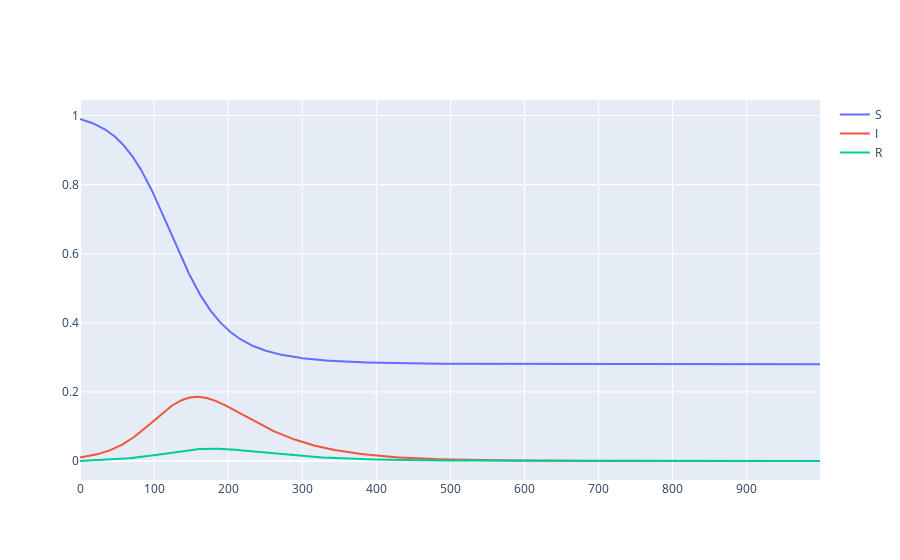

Here is the notebook cell this chart was saved with:
### Code cell
#SIRS model
N0=0.99
NI0=0.01
v=0.3
r=0.5
beta=v*R0
d=0.2
times=1000
dt=0.1
S=[N0]
I=[NI0]
R=[0]

T=range(times)
for i in T:
    S.append(S[i]+(-beta*S[i]*I[i]+r*R[i])*dt)
    I.append(I[i]+(beta*S[i]*I[i]-v*I[i])*dt)
    R.append(R[i]+(v*I[i]-r*R[i]-d*I[i])*dt)

fig=go.Figure()
fig.add_trace(go.Scatter(x=np.array(T),y=S,name='S')) 
fig.add_trace(go.Scatter(x=np.array(T),y=I,name='I')) 
fig.add_trace(go.Scatter(x=np.array(T),y=R,name='R'))

### Figure 1 — Plotly figure (JSON) as saved in the notebook; plotly's stock layout.template omitted (floating-point values rounded to 4 significant figures; data arrays with more than 128 entries replaced by an {"elided": "..."} marker saying what was removed)
{"data": [{"name": "S", "type": "scatter", "x": {"elided": "1000 int values"}, "y": {"elided": "1001 float values"}}, {"name": "I", "type": "scatter", "x": {"elided": "1000 int values"}, "y": {"elided": "1001 float values"}}, {"name": "R", "type": "scatter", "x": {"elided": "1000 int values"}, "y": {"elided": "1001 float values"}}], "layout": {}}
